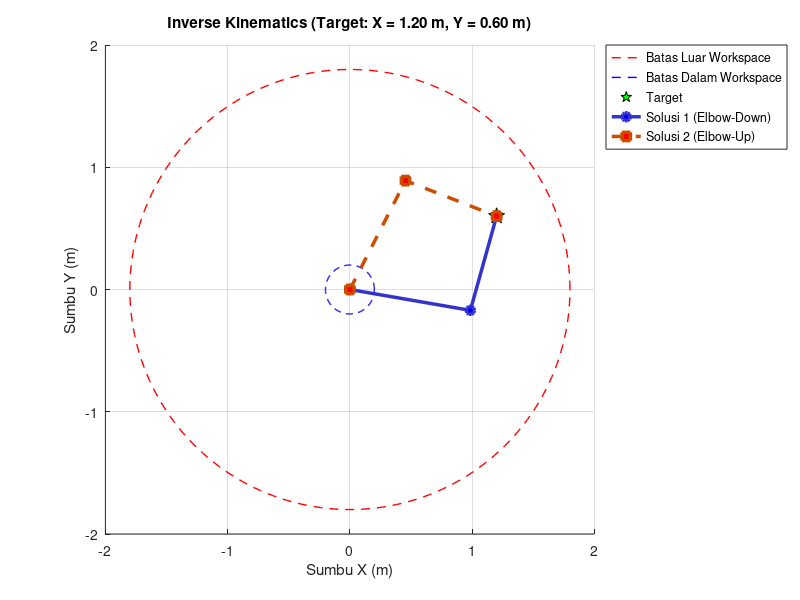

Write MATLAB code to recreate this figure.
%% PROGRAM 2: INVERSE KINEMATICS ROBOT PLANAR 2-DOF (TIPE RR)
% Deskripsi: Menghitung sudut sendi (theta1, theta2) berdasarkan posisi target (x, y)

clear; clc; close all;

%% 1. PARAMETER ROBOT DAN POSISI TARGET
l1 = 1.0; % Panjang Link 1 (meter)
l2 = 0.8; % Panjang Link 2 (meter)

% Posisi Target End-Effector yang Diinginkan
x_target = 1.2;
y_target = 0.6;

fprintf('====================================================\n');
fprintf('       SIMULASI INVERSE KINEMATICS ROBOT RR         \n');
fprintf('====================================================\n');
fprintf('Parameter Robot : l1 = %.2f m, l2 = %.2f m\n', l1, l2);
fprintf('Target Posisi   : X = %.2f m, Y = %.2f m\n', x_target, y_target);
fprintf('----------------------------------------------------\n');

%% 2. PERHITUNGAN INVERSE KINEMATICS
D = (x_target^2 + y_target^2 - l1^2 - l2^2) / (2 * l1 * l2);

% Cek Ketercapaian Target (Workspace Check)
if abs(D) > 1
    error('Target (%.2f, %.2f) berada DI LUAR WORKSPACE robot!', x_target, y_target);
end

% Solusi 1: Elbow-Down
theta2_sol1 = atan2(sqrt(1 - D^2), D);
k1_1 = l1 + l2 * cos(theta2_sol1);
k2_1 = l2 * sin(theta2_sol1);
theta1_sol1 = atan2(y_target, x_target) - atan2(k2_1, k1_1);

% Solusi 2: Elbow-Up
theta2_sol2 = atan2(-sqrt(1 - D^2), D);
k1_2 = l1 + l2 * cos(theta2_sol2);
k2_2 = l2 * sin(theta2_sol2);
theta1_sol2 = atan2(y_target, x_target) - atan2(k2_2, k1_2);

%% 3. TAMPILKAN HASIL PADA KONSOL
fprintf('Solusi 1 (Elbow-Down) : theta1 = %6.2f deg, theta2 = %6.2f deg\n', ...
    rad2deg(theta1_sol1), rad2deg(theta2_sol1));
fprintf('Solusi 2 (Elbow-Up)   : theta1 = %6.2f deg, theta2 = %6.2f deg\n', ...
    rad2deg(theta1_sol2), rad2deg(theta2_sol2));
fprintf('====================================================\n\n');

%% 4. HITUNG POSISI KEDUA SOLUSI UNTUK PLOTTING
% Posisi Solusi 1
x1_s1 = l1 * cos(theta1_sol1);
y1_s1 = l1 * sin(theta1_sol1);
x_eff1 = x1_s1 + l2 * cos(theta1_sol1 + theta2_sol1);
y_eff1 = y1_s1 + l2 * sin(theta1_sol1 + theta2_sol1);

% Posisi Solusi 2
x1_s2 = l1 * cos(theta1_sol2);
y1_s2 = l1 * sin(theta1_sol2);
x_eff2 = x1_s2 + l2 * cos(theta1_sol2 + theta2_sol2);
y_eff2 = y1_s2 + l2 * sin(theta1_sol2 + theta2_sol2);

%% 5. VISUALISASI GRAFIS
figure('Name', 'Inverse Kinematics Robot RR', 'Color', [1 1 1]);
hold on; grid on; axis equal;
xlabel('Sumbu X (m)'); ylabel('Sumbu Y (m)');
title(sprintf('Inverse Kinematics (Target: X = %.2f m, Y = %.2f m)', x_target, y_target));

% Batas Workspace
r_max = l1 + l2;
r_min = abs(l1 - l2);
th_grid = linspace(0, 2*pi, 200);
plot(r_max*cos(th_grid), r_max*sin(th_grid), 'r--', 'LineWidth', 1, 'DisplayName', 'Batas Luar Workspace');
plot(r_min*cos(th_grid), r_min*sin(th_grid), 'b--', 'LineWidth', 1, 'DisplayName', 'Batas Dalam Workspace');

% Plot Titik Target
plot(x_target, y_target, 'kp', 'MarkerSize', 12, 'MarkerFaceColor', 'g', 'DisplayName', 'Target');

% Plot Solusi 1 (Elbow-Down)
plot([0, x1_s1, x_eff1], [0, y1_s1, y_eff1], '-o', 'LineWidth', 2.5, ...
    'MarkerSize', 6, 'Color', [0.2 0.2 0.8], 'MarkerFaceColor', 'b', 'DisplayName', 'Solusi 1 (Elbow-Down)');

% Plot Solusi 2 (Elbow-Up)
plot([0, x1_s2, x_eff2], [0, y1_s2, y_eff2], '--s', 'LineWidth', 2.5, ...
    'MarkerSize', 6, 'Color', [0.8 0.3 0.0], 'MarkerFaceColor', 'r', 'DisplayName', 'Solusi 2 (Elbow-Up)');

xlim([-(r_max+0.2), (r_max+0.2)]);
ylim([-(r_max+0.2), (r_max+0.2)]);
legend('Location', 'northeastoutside');
hold off;
